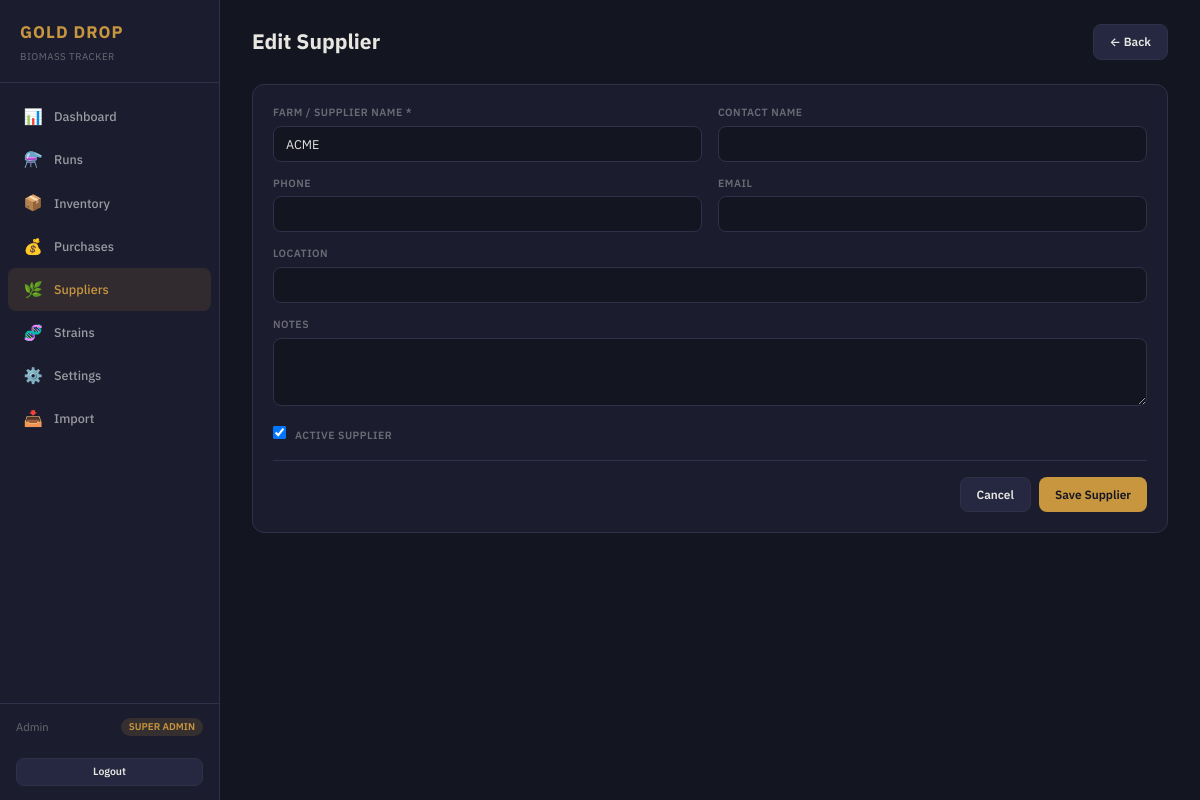
/suppliers/25f7633a-0a73-4218-b45e-8ec806fb8a09/edit (signed in), run on the app's committed database.
### models.py (models this page shows, shortened)
class User(UserMixin, db.Model):
    __tablename__ = "users"
    id = db.Column(db.String(36), primary_key=True, default=gen_uuid)
    username = db.Column(db.String(80), unique=True, nullable=False)
    password_hash = db.Column(db.String(256), nullable=False)
    display_name = db.Column(db.String(120), nullable=False)
    role = db.Column(db.String(20), nullable=False, default="viewer")  # super_admin, user, viewer
    is_active_user = db.Column(db.Boolean, default=True)
    created_at = db.Column(db.DateTime, default=datetime.utcnow)
    @property
    def is_super_admin(self):
        return self.role == "super_admin"
    @property
    def can_edit(self):
        return self.role in ("super_admin", "user")

class Supplier(db.Model):
    __tablename__ = "suppliers"
    id = db.Column(db.String(36), primary_key=True, default=gen_uuid)
    name = db.Column(db.String(200), nullable=False)
    contact_name = db.Column(db.String(200))
    contact_phone = db.Column(db.String(50))
    contact_email = db.Column(db.String(200))
    location = db.Column(db.String(200))
    notes = db.Column(db.Text)
    is_active = db.Column(db.Boolean, default=True)
    created_at = db.Column(db.DateTime, default=datetime.utcnow)
    purchases = db.relationship("Purchase", backref="supplier", lazy="dynamic")

### app.py (the view, shortened to what this page needs)
@app.route("/suppliers/<sid>/edit", methods=["GET", "POST"])
@editor_required
def supplier_edit(sid):
    s = db.session.get(Supplier, sid)
    if not s:
        flash("Supplier not found.", "error")
        return redirect(url_for("suppliers_list"))
    return render_template("supplier_form.html", supplier=s)

### app.py (called while the page is built)
@login_manager.user_loader
def load_user(user_id):
    return db.session.get(User, user_id)

def editor_required(f):
    @wraps(f)
    @login_required
    def decorated(*args, **kwargs):
        if not current_user.can_edit:
            flash("Edit access required.", "error")
            return redirect(url_for("dashboard"))
        return f(*args, **kwargs)
    return decorated

### templates/supplier_form.html (shortened to what this page needs)
{% extends "base.html" %}
{% block content %}
<div class="page-header">
  <h2>{% if supplier %}Edit Supplier{% else %}Add Supplier{% endif %}</h2>
  <a href="{{ url_for('suppliers_list') }}" class="btn btn-secondary">← Back</a>
</div>
<div class="card">
  <form method="POST">
    <div class="form-row">
      <div class="form-group">
        <label>Farm / Supplier Name *</label>
        <input type="text" name="name" value="{{ supplier.name if supplier else '' }}" required>
      </div>
      <div class="form-group">
        <label>Contact Name</label>
        <input type="text" name="contact_name" value="{{ supplier.contact_name if supplier and supplier.contact_name else '' }}">
      </div>
    </div>
    <div class="form-row">
      <div class="form-group">
        <label>Phone</label>
        <input type="text" name="contact_phone" value="{{ supplier.contact_phone if supplier and supplier.contact_phone else '' }}">
      </div>
      <div class="form-group">
        <label>Email</label>
        <input type="email" name="contact_email" value="{{ supplier.contact_email if supplier and supplier.contact_email else '' }}">
      </div>
    </div>
    <div class="form-group">
      <label>Location</label>
      <input type="text" name="location" value="{{ supplier.location if supplier and supplier.location else '' }}">
    </div>
    <div class="form-group">
      <label>Notes</label>
      <textarea name="notes" rows="3">{{ supplier.notes if supplier and supplier.notes else '' }}</textarea>
    </div>
    {% if supplier %}
    <div class="form-group">
      <label><input type="checkbox" name="is_active" {% if supplier.is_active %}checked{% endif %}> Active Supplier</label>
    </div>
    {% endif %}
    <div class="form-actions">
      <a href="{{ url_for('suppliers_list') }}" class="btn btn-secondary">Cancel</a>
      <button type="submit" class="btn btn-primary">Save Supplier</button>
    </div>
  </form>
</div>
{% endblock %}

### templates/base.html (shortened to what this page needs)
<!DOCTYPE html>
<html lang="en">
<head>
  <link rel="stylesheet" href="{{ url_for('static', filename='css/style.css') }}">
</head>
<body>
  <div class="layout">
    <nav class="sidebar">
      <div class="sidebar-logo">
        <h1>GOLD DROP</h1>
        <small>Biomass Tracker</small>
      </div>
      <div class="sidebar-nav">
        <a href="{{ url_for('dashboard') }}" class="{% if request.endpoint == 'dashboard' %}active{% endif %}">
          <span class="icon">📊</span><span>Dashboard</span>
        </a>
        <a href="{{ url_for('runs_list') }}" class="{% if request.endpoint in ('runs_list', 'run_new', 'run_edit') %}active{% endif %}">
          <span class="icon">⚗️</span><span>Runs</span>
        </a>
        <a href="{{ url_for('inventory') }}" class="{% if request.endpoint == 'inventory' %}active{% endif %}">
          <span class="icon">📦</span><span>Inventory</span>
        </a>
        <a href="{{ url_for('purchases_list') }}" class="{% if request.endpoint in ('purchases_list', 'purchase_new', 'purchase_edit') %}active{% endif %}">
          <span class="icon">💰</span><span>Purchases</span>
        </a>
        <a href="{{ url_for('suppliers_list') }}" class="{% if request.endpoint in ('suppliers_list', 'supplier_new', 'supplier_edit') %}active{% endif %}">
          <span class="icon">🌿</span><span>Suppliers</span>
        </a>
        <a href="{{ url_for('strains_list') }}" class="{% if request.endpoint == 'strains_list' %}active{% endif %}">
          <span class="icon">🧬</span><span>Strains</span>
        </a>
        {% if current_user.is_super_admin %}
        <a href="{{ url_for('settings') }}" class="{% if request.endpoint == 'settings' %}active{% endif %}">
          <span class="icon">⚙️</span><span>Settings</span>
        </a>
        {% endif %}
        <a href="{{ url_for('import_csv') }}" class="{% if request.endpoint in ('import_csv', 'import_confirm') %}active{% endif %}">
          <span class="icon">📥</span><span>Import</span>
        </a>
      </div>
      <div class="sidebar-user">
        <span>{{ current_user.display_name }}</span>
        <span class="role">{{ current_user.role.replace('_', ' ') }}</span>
      </div>
      <div style="padding: 8px 16px 14px;">
        <a href="{{ url_for('logout') }}" class="btn btn-secondary btn-sm w-full" style="justify-content:center;">Logout</a>
      </div>
    </nav>
    <main class="main-content">
      {% block content %}{% endblock %}
    </main>
  </div>
</body>
</html>

### static/css/style.css (style rules this page uses)
:root { --gold: #C8963E; --gold-light: #E5C882; --gold-dark: #9A7230; --dark: #131520; --dark-card: #1B1D2E; --dark-hover: #252840; --dark-border: #2E3148; --text-primary: #E8E6E1; --text-secondary: #9B99A1; --text-muted: #6B6975; --green: #34D399; --green-bg: rgba(52, 211, 153, 0.12); --yellow: #FBBF24; --yellow-bg: rgba(251, 191, 36, 0.12); --red: #F87171; --red-bg: rgba(248, 113, 113, 0.12); --gray-bg: rgba(107, 105, 117, 0.12); --radius: 8px; --radius-lg: 12px; --shadow: 0 1px 3px rgba(0,0,0,0.3); --shadow-lg: 0 4px 12px rgba(0,0,0,0.4); --transition: 0.15s ease; --font: 'IBM Plex Sans', -apple-system, BlinkMacSystemFont, sans-serif; --font-mono: 'IBM Plex Mono', monospace; }
* { box-sizing: border-box; margin: 0; padding: 0; }
html { font-size: 14px; }
body { font-family: var(--font); background: var(--dark); color: var(--text-primary); line-height: 1.5; min-height: 100vh; }
a { color: var(--gold); text-decoration: none; }
.layout { display: flex; min-height: 100vh; }
.sidebar { width: 220px; background: var(--dark-card); border-right: 1px solid var(--dark-border); display: flex; flex-direction: column; position: fixed; top: 0; left: 0; bottom: 0; z-index: 100; }
.sidebar-logo { padding: 20px 20px 16px; border-bottom: 1px solid var(--dark-border); }
.sidebar-logo h1 { font-size: 1.2rem; color: var(--gold); font-weight: 700; letter-spacing: 1px; }
.sidebar-logo small { font-size: 0.7rem; color: var(--text-muted); letter-spacing: 0.5px; text-transform: uppercase; }
.sidebar-nav { flex: 1; padding: 12px 8px; }
.sidebar-nav a { display: flex; align-items: center; gap: 10px; padding: 10px 14px; border-radius: var(--radius); color: var(--text-secondary); font-size: 0.9rem; font-weight: 500; transition: all var(--transition); }
.sidebar-nav a.active { background: rgba(200, 150, 62, 0.12); color: var(--gold); }
.sidebar-nav a .icon { font-size: 1.1rem; width: 22px; text-align: center; }
.sidebar-user { padding: 14px 16px; border-top: 1px solid var(--dark-border); font-size: 0.8rem; color: var(--text-muted); display: flex; justify-content: space-between; align-items: center; }
.sidebar-user .role { background: rgba(200, 150, 62, 0.15); color: var(--gold); padding: 2px 8px; border-radius: 10px; font-size: 0.7rem; font-weight: 600; text-transform: uppercase; }
.main-content { margin-left: 220px; flex: 1; padding: 24px 32px; max-width: 1400px; }
.page-header { display: flex; justify-content: space-between; align-items: center; margin-bottom: 24px; }
.page-header h2 { font-size: 1.5rem; font-weight: 700; color: var(--text-primary); }
.card { background: var(--dark-card); border: 1px solid var(--dark-border); border-radius: var(--radius-lg); padding: 20px; margin-bottom: 16px; }
.btn { display: inline-flex; align-items: center; gap: 6px; padding: 8px 16px; border: none; border-radius: var(--radius); font-size: 0.85rem; font-weight: 600; cursor: pointer; transition: all var(--transition); font-family: var(--font); text-decoration: none; }
.btn-primary { background: var(--gold); color: var(--dark); }
.btn-secondary { background: var(--dark-hover); color: var(--text-primary); border: 1px solid var(--dark-border); }
.btn-sm { padding: 5px 10px; font-size: 0.75rem; }
.form-group { margin-bottom: 14px; }
.form-group label { display: block; font-size: 0.75rem; font-weight: 600; color: var(--text-muted); text-transform: uppercase; letter-spacing: 0.5px; margin-bottom: 5px; }
.form-group input, .form-group select, .form-group textarea { width: 100%; padding: 9px 12px; background: var(--dark); border: 1px solid var(--dark-border); border-radius: var(--radius); color: var(--text-primary); font-size: 0.9rem; font-family: var(--font); transition: border-color var(--transition); }
.form-group input[type="checkbox"] { width: auto; margin-right: 6px; }
.form-row { display: grid; grid-template-columns: 1fr 1fr; gap: 16px; }
.form-actions { display: flex; gap: 8px; justify-content: flex-end; padding-top: 16px; border-top: 1px solid var(--dark-border); margin-top: 16px; }
.w-full { width: 100%; }

### data on the page
User: display_name "Admin", role.replace "SUPER ADMIN"
Supplier: name "ACME", is_active "☑"
